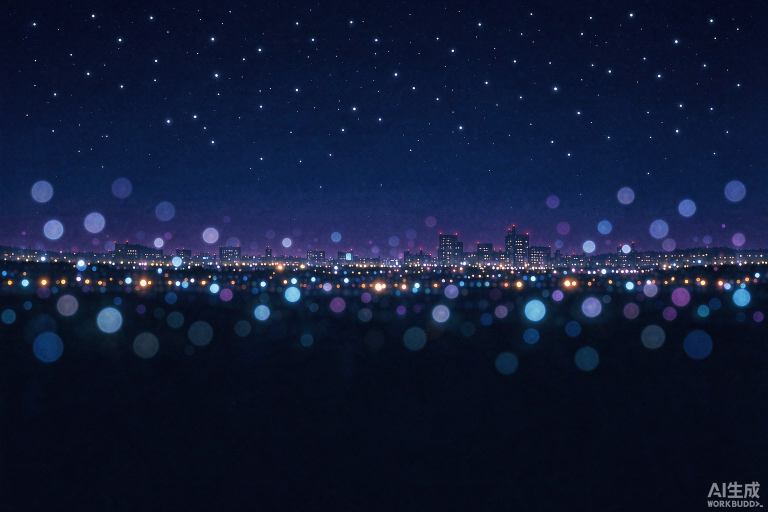
#> input picture tools/assets/radio_bg_anime.jpg, 1536 x 1024 px (shown at 1/2 size)
$ python gen_bg.py assets/radio_bg_anime.jpg
#> lines starting #> are read from the running program, lines starting #| are printed output that depends on the picture
"""生成电台页背景：任意图片 -> 320x240 RGB565 C 数组 (main/ui/bg_radio.c)

用法:
  python tools/gen_bg.py <图片路径>
依赖: pillow (pip install pillow)
"""
import sys
import os
from PIL import Image

TW, TH = 320, 240
ROOT = os.path.dirname(os.path.dirname(os.path.abspath(__file__)))


def convert(src):
#> called with src = 'assets/radio_bg_anime.jpg'
    img = Image.open(src).convert("RGB")
#> img is the input picture: PIL image 1536x1024 RGB; mean R, G, B 17.1, 26.7, 54.7
    tr = TW / TH
    w, h = img.size
#> w = 1536; h = 1024
    r = w / h
#> r = 1.5
    if r > tr:
        nw = int(h * tr)
#> nw = 1365
        x0 = (w - nw) // 2
#> x0 = 85
        img = img.crop((x0, 0, x0 + nw, h))
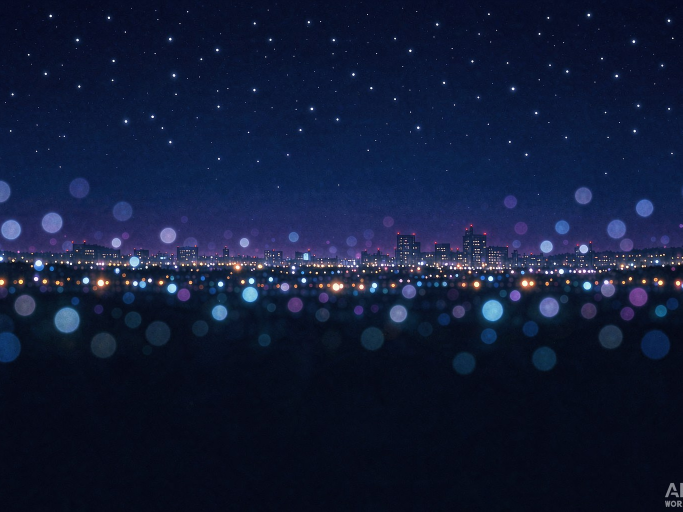
#> img: PIL image 1365x1024 RGB (shown at 1/2 size); mean R, G, B 17.3, 27, 55.2
    else:
        nh = int(w / tr)
        y0 = (h - nh) // 2
        img = img.crop((0, y0, w, y0 + nh))
    img = img.resize((TW, TH), Image.LANCZOS)
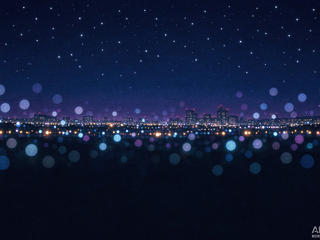
#> img: PIL image 320x240 RGB; mean R, G, B 17.3, 27, 55.2
    # 轻微压暗（0.95 -> 0.80）：IPS 屏亮度高，原图直出会太刺眼；
    # 控制条与卡片在固件里用半透明面板叠上去，不需要在这里压死。
    px = img.load()
    for y in range(TH):
        f = 0.95 - 0.15 * y / (TH - 1)
        for x in range(TW):
            r0, g0, b0 = px[x, y]
            px[x, y] = (int(r0 * f), int(g0 * f), int(b0 * f))

    # RGB565 值（与帧缓冲同格式；面板 io 是 big-endian，驱动负责字节序）
    out = []
    for y in range(TH):
        for x in range(TW):
            r0, g0, b0 = px[x, y]
            v = ((r0 & 0xF8) << 8) | ((g0 & 0xFC) << 3) | (b0 >> 3)
            out.append(v)
#> after the loop, out = 76800 items

    hdr = os.path.join(ROOT, "main", "ui", "bg_radio.h")
    src_c = os.path.join(ROOT, "main", "ui", "bg_radio.c")
    with open(hdr, "w", encoding="utf-8") as f:
        f.write(
            "/**\n * @file bg_radio.h\n"
            " * @brief 电台页面二次元背景图（320x240 RGB565，tools/gen_bg.py 生成）\n */\n"
            "#pragma once\n\n#include <stdint.h>\n\n"
            "#define BG_RADIO_W 320\n#define BG_RADIO_H 240\n\n"
            "extern const uint16_t bg_radio[BG_RADIO_W * BG_RADIO_H];\n")
    lines = []
    for i in range(0, len(out), 12):
        lines.append("    " + ",".join(f"0x{v:04X}" for v in out[i:i + 12]) + ",")
#> this loop made 6400 passes
#> i on passes 2 to 4: 12, 24, 36
#> after the loop, lines = 6400 items
    with open(src_c, "w", encoding="utf-8") as f:
        f.write("/* 自动生成：电台页背景，320x240 RGB565（与帧缓冲同格式）。生成: python tools/gen_bg.py */\n"
                '#include "bg_radio.h"\n\n'
                '#include "esp_attr.h"\n\n'
                "const uint16_t bg_radio[BG_RADIO_W * BG_RADIO_H] = {\n"
                + "\n".join(lines) + "\n};\n")
    print("written:", src_c, f"({len(out)//1024} KB)")
#| written: main/ui/bg_radio.c (75 KB)


if __name__ == "__main__":
    if len(sys.argv) < 2:
        sys.exit("usage: python tools/gen_bg.py <image>")
    convert(sys.argv[1])
